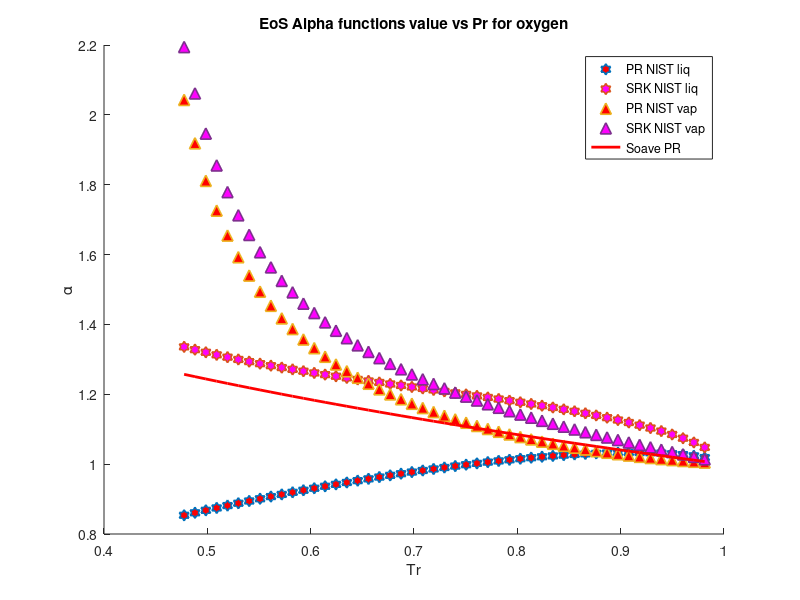

The MATLAB script that drew this image:
clear 
clc
load CH4_sat_data.mat
%alpha PR & SRK for methane
P = P*10^6;
omega = 0.0115; %Acentric factor
Tc = 190.56; %K
Pc = 4599200; %Pa
R = 8.31446 %J/K*mol
Zc = 0.286;
b1 = 0.07780*(R*Tc/Pc);
a1 = 0.45724*(((R^2)*(Tc^2))/Pc);
b2 = 0.08664*(R*Tc/Pc);
a2 = 0.42747*(((R^2)*(Tc^2))/Pc);
omega_c = 1-3*Zc;
omega_b = 0.08446114781;
omega_a = 3*Zc^2+3*(1-2*Zc)*omega_b+omega_b^2+1-3*Zc;
a3 = omega_a*(((R^2)*(Tc^2))/Pc);
b3 = omega_b*(R*Tc/Pc);
c3 = omega_c*(R*Tc/Pc);
T = 91; %k
M = 16/1000; %kg/mol
S1=0.37464+1.54226*omega-0.26992*omega^2;
S2=0.48508+1.55171*omega-0.176*omega^2;

for i = 1:1:49
   Pr = P/Pc; 
   Tr = T/Tc;
   Tr_list(i)=Tr;
   Vm_liq(i) = M/rho_liq(i);
   Vm_vap(i) = M/rho_vap(i);
   alpha_PT_liq(i) = ((R*T)/(Vm_liq(i)-b3)-P(i))*((Vm_liq(i)^2+b3*Vm_liq(i)+c3*Vm_liq(i)-c3*b3)/a3);
   alpha_PT_vap(i) = ((R*T)/(Vm_vap(i)-b3)-P(i))*((Vm_vap(i)^2+b3*Vm_vap(i)+c3*Vm_vap(i)-c3*b3)/a3);
   alpha_PR_liq(i) = ((R*T)/(Vm_liq(i)-b1)-P(i))*((Vm_liq(i)^2+2*b1*Vm_liq(i)-b1^2)/a1)
   alpha_SRK_liq(i) = ((R*T)/(Vm_liq(i)-b2)-P(i))*((Vm_liq(i)^2+b2*Vm_liq(i))/a2);
   alpha_PR_vap(i) = ((R*T)/(Vm_vap(i)-b1)-P(i))*((Vm_vap(i)^2+2*b1*Vm_vap(i)-b1^2)/a1);
   alpha_SRK_vap(i) = ((R*T)/(Vm_vap(i)-b2)-P(i))*((Vm_vap(i)^2+b2*Vm_vap(i))/a2);
   alpha_soave_PR(i) =(1+S1*(1-sqrt(Tr)))^2;
   alpha_soave_SRK(i) =(1+S2*(1-sqrt(Tr)))^2;
   alpha_Gasem(i) = exp((1.943+0.926*Tr)*(1-(Tr)^0.1441));
%    alpha_twu(i) = (Tr)^(0.081043)*exp(0.915696*(1-(Tr)^(2.61622)));
   Temp(i)=T;
   T = T+2;
end
hold on

 plot(Tr_list,alpha_PR_liq,'h','MarkerSize',8,'MarkerFaceColor','r','LineWidth',1.2)
 %plot(Tr_list,alpha_PT_liq,'h','MarkerSize',8,'MarkerFaceColor','g','LineWidth',1.2)
 plot(Tr_list,alpha_SRK_liq,'h','MarkerSize',8,'MarkerFaceColor','m','LineWidth',1.2)
 plot(Tr_list,alpha_PR_vap,'^','MarkerSize',8,'MarkerFaceColor','r','LineWidth',1.2)
 %plot(Tr_list,alpha_PT_vap,'^','MarkerSize',8,'MarkerFaceColor','g','LineWidth',1.2)
 plot(Tr_list,alpha_SRK_vap,'^','MarkerSize',8,'MarkerFaceColor','m','LineWidth',1.2)
 plot(Tr_list,alpha_soave_PR,'r','LineWidth',2)
% plot(Tr_list,alpha_soave_SRK,'g','LineWidth',2)
% plot(Tr_list,alpha_Gasem,'b','LineWidth',2)

hold off
legend('PR NIST liq','SRK NIST liq','PR NIST vap','SRK NIST vap','Soave PR')
xlabel('Tr')
ylabel('\alpha')
title('EoS Alpha functions value vs Pr for oxygen')
